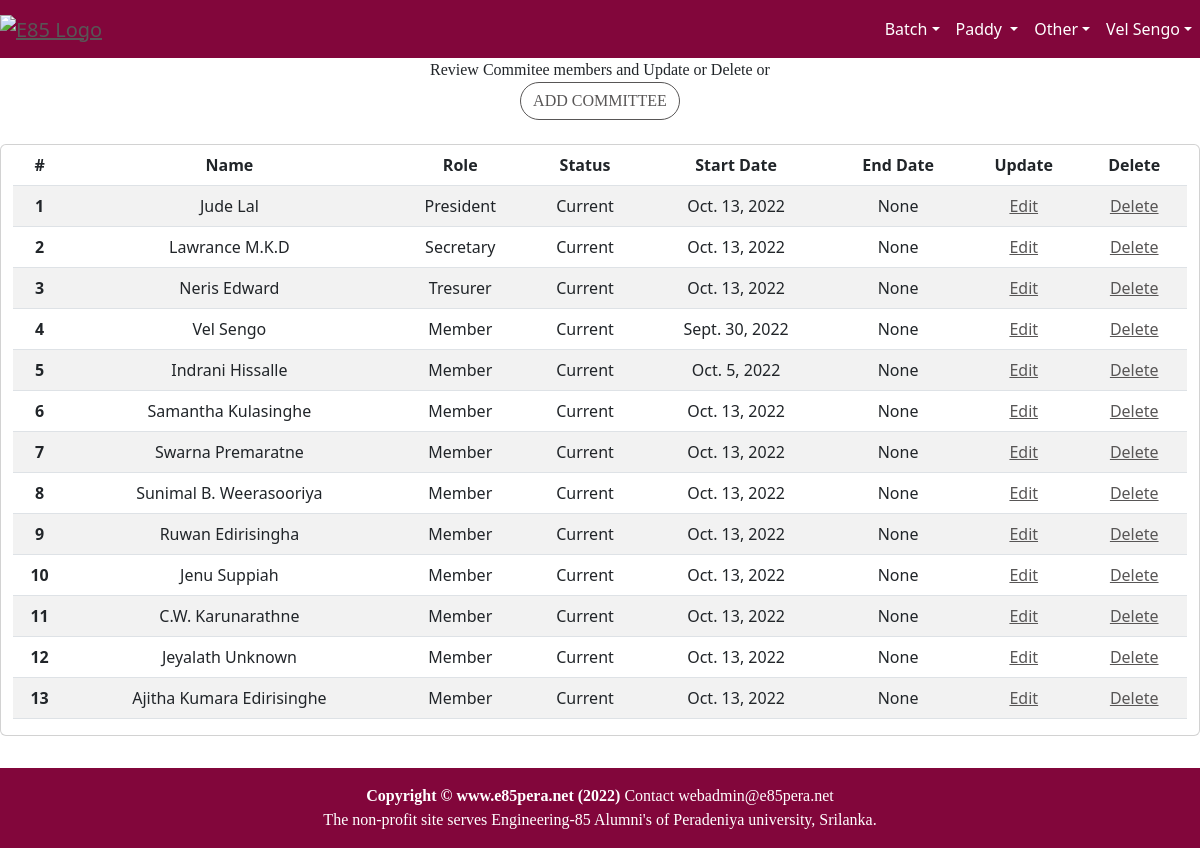
Screenshot of /accounts/committeeList1 (signed in) with the database file from the repository.
### accounts/models.py (models this page shows)
class Commitee(models.Model):
    CURRENT = 'Current'
    PAST    = 'Past'
    COMMITEE_STATUS = [
            (CURRENT,'Current'),
            (PAST,'Past'),
    ]
    project=models.ForeignKey(Project, on_delete=models.CASCADE)
    member=models.ForeignKey(User, related_name='commitee_member', on_delete=models.CASCADE)
    role = models.ForeignKey(Role, on_delete=models.CASCADE)
    status = models.CharField(max_length=7,choices=COMMITEE_STATUS,default=CURRENT)
    startDate = models.DateField(default=timezone.now)
    endDate = models.DateField(null=True, blank=True)
    updatedBy = models.ForeignKey(User,on_delete=models.CASCADE)
    updatedOn = models.DateTimeField(default=timezone.now)

class Role(models.Model):
    title = models.CharField(max_length=64, blank=False, help_text="name")
    priority = models.SmallIntegerField()
    def __str__(self):
        return "%s " % (self.title)

### accounts/views.py (the view)
# urls.py: re_path(r'committeeList(?P<pk>\d+)', committeeListView, name='committeeList'),
@login_required
def committeeListView(request,pk):
    if request.method == 'GET':
        committees = Commitee.objects.all().filter(project_id=pk).order_by('role__priority')
        project = Project.objects.get(id=pk)
        user = User.objects.get(id=request.user.id)
        userRole=project.getUserRole(user)
        return render(request = request,template_name = "committee_list.html",context={'committee_list':committees, 'project':project, 'userRole':userRole})

### accounts/models.py (called while the page is built)
    def getUserRole(self, user):
        member= Member.objects.get(user_id=user.id)
        committee = Commitee.objects.all().filter(project_id=self.id).filter(member_id = member.id)
        if committee.exists():
            return UserRole.EDIT
        return UserRole.VIEW

### accounts/templates/committee_list.html
{% extends 'home/base.html' %}
{% block content %}
<div class="container-fluid">
    <div class="row text-center justify-content-center">
        {% if user.is_staff %}
        <p >Review Commitee members and Update or Delete or <br>
         <a href="{% url 'accounts:committeeAdd' project.id %}" class="btn btn-secondary btn-md">Add committee</a>
         </p>
        {% endif %}
        <div class="card mt-2 mb-2">
            <table class="table table-striped table-hover">
                <thead>
                    <tr>
                        <th scope="col">#</th>
                        <th scope="col">Name</th>
                        <th scope="col">Role</th>
                        <th scope="col">Status</th>
                        <th scope="col">Start Date</th>
                        <th scope="col">End Date</th>
                        {% if userRole == 'EDIT' %}
                        <th scope="col">Update </th>
                        <th scope="col">Delete </th>
                        {% endif %}
                    </tr>
                </thead>
                <tbody>
                   {% for committee in committee_list %}
                    <tr>
                        <th scope=""row">{{forloop.counter}}</th>
                        <td>{{committee.member.first_name}} {{committee.member.last_name}}</td>
                        <td>{{committee.role}} </td>
                        <td>{{committee.status}} </td>
                        <td>{{committee.startDate}} </td>
                        <td>{{committee.endDate}}</td>
                        {% if userRole == 'EDIT' %}
                        <td><a href="{% url 'accounts:committeeUpd' committee.id %}">Edit</a></td>
                        <td><a href="{% url 'accounts:committeeDel' committee.id %}">Delete</a></td>
                        {% endif %}
                    </tr>
                    {% endfor %}
                </tbody>
            </table>
        </div>
    </div>
 </div>
{% include 'home/footer.html' %}
{% endblock content %}

### home/templates/home/base.html (shortened to what this page needs)
<!DOCTYPE html>
<html lang="en">
<head>
    <link href="https://cdn.jsdelivr.net/npm/bootstrap@5.2.1/dist/css/bootstrap.min.css" rel="stylesheet">
    {% load static %}
    <link href="{% static 'css/home.css' %}" rel="stylesheet"/>
</head>
<body>
<div id="page-content-wrapper">
    <nav class="navbar navbar-expand-lg navbar-dark bg-red">
        <div class="navbar-brand">
            <a href="/"><img src="{% static 'images/e85pera_logo2.jpg' %}" alt="e85 Logo" width="100"></a>
        </div>
        <div class="collapse navbar-collapse" id="navbarSupportedContent">
            <ul class="navbar-nav ms-auto mb-2 mb-lg-0">
              <li class="nav-item">
                <div class="dropdown dropdown">
                    <a class="nav-link dropdown-toggle" data-bs-toggle="dropdown" href="#">Batch</a>
                </div>
              </li>
              <li class="nav-item">
                <div class="dropdown dropdown">
                    <a class="nav-link dropdown-toggle" data-bs-toggle="dropdown" href="#">
                      Paddy
                    </a>
                      {% if user.is_authenticated %}
                      </li>
                      {% endif %}
                  </ul>
                  </div>
              <li class="nav-item">
                <div class="dropdown">
                    <a class="nav-link dropdown-toggle" data-bs-toggle="dropdown" href="#">Other</a>
                </div>
              </li>
              <li class="nav-item">
                <div class="dropdown">
                    {% if user.is_authenticated %}
                        <a class="nav-link dropdown-toggle" data-bs-toggle="dropdown" href="#">{{user.first_name}} {{user.last_name}}</a>
                    {% else %}
                        <a class="nav-link dropdown-toggle" data-bs-toggle="dropdown" href="#">LogIn</a>
                        <ul class="dropdown-menu">
                        <li><a class="dropdown-item" href={% url 'accounts:login' %}>Log In</a></li>
                    </ul>
                        {% endif %}
                </div>
            </li>
        </div>
    <div id="wrapper">
        {% block content %}
        {% endblock %}
    </div>
</body>
</html>

### home/static/css/home.css (style rules this page uses)
body { overflow-x: hidden; }
h1, h2, h3, h4, h5, h6, p { font-family: 'Merriweather'; }
.card-header, a:link { text-transform: uppercase; font-weight: 200; color: #585656; }
.archive-link, a:link { text-transform:capitalize; text-align:left; font-weight:normal; color: #585656; }
#page-content-wrapper .btn { text-transform: uppercase; font-weight: 500; color: #585656; background-color: #fff; border-color: #585656; border-radius: 20px; transition: all 0.3s ease 0s; cursor: pointer; outline: none; }
#page-content-wrapper { min-width: 100vw; }
@media (min-width: 768px) { #page-content-wrapper { min-width: 0; width: 100%; } }
.navbar-dark { background:#82063B; }

### home/templates/home/base.html (style rules this page uses)
.bg-red { background:#82063B; }
.nav-link { color:white!important; }

### rows the page displays
Commitee: member.first_name "Jude", member.last_name "Lal", role "President", status "Current", startDate "Oct. 13, 2022", endDate "None"
Commitee: member.first_name "Lawrance", member.last_name "M.K.D", role "Secretary", status "Current", startDate "Oct. 13, 2022", endDate "None"
Commitee: member.first_name "Neris", member.last_name "Edward", role "Tresurer", status "Current", startDate "Oct. 13, 2022", endDate "None"
Commitee: member.first_name "Vel", member.last_name "Sengo", role "Member", status "Current", startDate "Sept. 30, 2022", endDate "None"
Commitee: member.first_name "Indrani", member.last_name "Hissalle", role "Member", status "Current", startDate "Oct. 5, 2022", endDate "None"
Commitee: member.first_name "Samantha", member.last_name "Kulasinghe", role "Member", status "Current", startDate "Oct. 13, 2022", endDate "None"
Commitee: member.first_name "Swarna", member.last_name "Premaratne", role "Member", status "Current", startDate "Oct. 13, 2022", endDate "None"
Commitee: member.first_name "Sunimal", member.last_name "B. Weerasooriya", role "Member", status "Current", startDate "Oct. 13, 2022", endDate "None"
Commitee: member.first_name "Ruwan", member.last_name "Edirisingha", role "Member", status "Current", startDate "Oct. 13, 2022", endDate "None"
Commitee: member.first_name "Jenu", member.last_name "Suppiah", role "Member", status "Current", startDate "Oct. 13, 2022", endDate "None"
Commitee: member.first_name "C.W.", member.last_name "Karunarathne", role "Member", status "Current", startDate "Oct. 13, 2022", endDate "None"
Commitee: member.first_name "Jeyalath", member.last_name "Unknown", role "Member", status "Current", startDate "Oct. 13, 2022", endDate "None"
Commitee: member.first_name "Ajitha", member.last_name "Kumara Edirisinghe", role "Member", status "Current", startDate "Oct. 13, 2022", endDate "None"

### other values shown
{{ user.first_name }} "Vel"
{{ user.last_name }} "Sengo"
